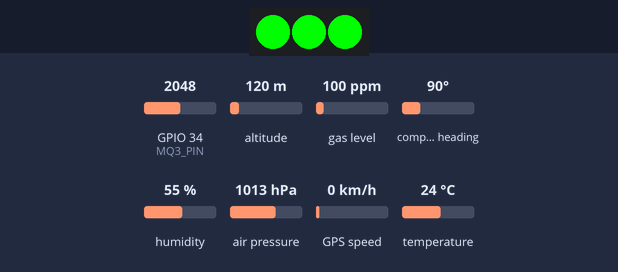
A sketch run on a simulated ESP32. On the bench: 3 RGB LEDs in strip order, left to right. The inputs (shaded band) are chosen by the test bench; at power-on: GPIO 34 (MQ3_PIN) = 2048, temperature 24 °C, altitude 120 m, gas level 100 ppm, compass heading 90°, humidity 55 %, air pressure 1013 hPa, GPS speed 0 km/h. The GPS gets a fix after 3 s at 37.7749, -122.4194 with 8 satellites; no radio packets arrive unless stated; what the sketch prints to the serial monitor is not drawn.

Above: at 11.2 s.
11.3 s: GPIO 34 (MQ3_PIN) set to 107
17.4 s: GPIO 34 (MQ3_PIN) set to 95
At 19.5 s:
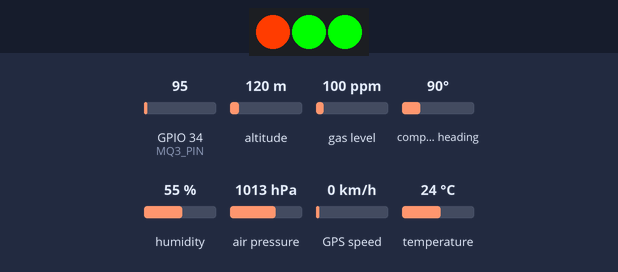
20.6 s: GPIO 34 (MQ3_PIN) set to 3972
At 22.1 s:
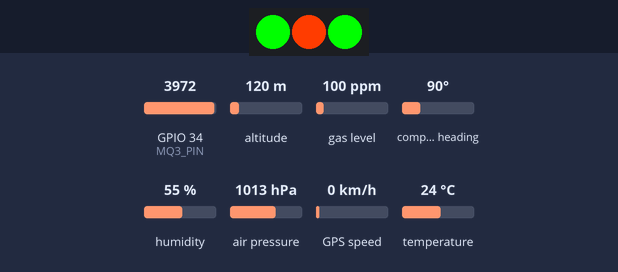
26.7 s: temperature set to 27.3 °C
30.2 s: temperature set to 28.7 °C
At 31.3 s:
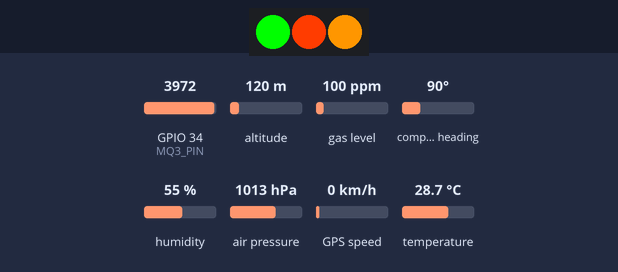
36.3 s: temperature set to 31.1 °C
39.8 s: temperature set to 32.4 °C
At 42.6 s:
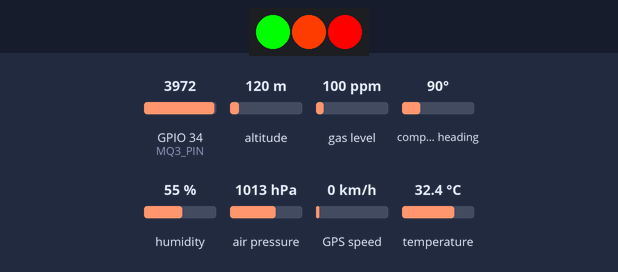
Timing chart, 0 to 46.4 s (numbered marks = the images above; inputs shaded):
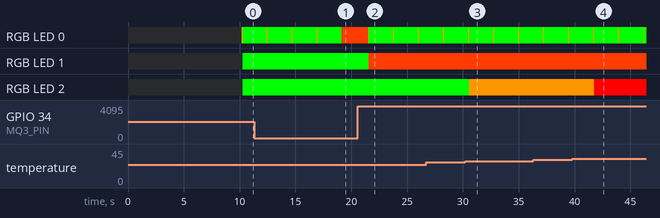

Measured:
- the behaviour switches between 101 and 100 on GPIO 34 (MQ3_PIN) (found by bisection; images 0 and 1)
- the behaviour switches between 27.9 and 28 °C on temperature (found by bisection; images 2 and 3)
- the behaviour switches between 31.9 and 32 °C on temperature (found by bisection; images 3 and 4)
- after the input at 20.6 s, RGB LED 0: alternates RGB(255, 150, 0) for 0.07 s and RGB(0, 255, 0) for 2.2 s, starting after 0.92 s; RGB LED 1: RGB(0, 255, 0) → RGB(255, 60, 0) after 0.99 s

The sketch:

nodo.ino
```cpp
#include <Wire.h>
#include <SPI.h>
#include <LoRa.h>
#include <Adafruit_Sensor.h>
#include <Adafruit_BME680.h>
#include <Adafruit_NeoPixel.h>
#include <TinyGPSPlus.h>
#include <HardwareSerial.h>
#include <vector>

#define SDA_PIN 21
#define SCL_PIN 22

#define LED_PIN 27
#define NUMPIXELS 3
Adafruit_NeoPixel pixels(NUMPIXELS, LED_PIN, NEO_GRB + NEO_KHZ800);

// Colores útiles
#define OFF      pixels.Color(0, 0, 0)
#define GREEN    pixels.Color(0, 255, 0)
#define YELLOW   pixels.Color(255, 150, 0)
#define ORANGE   pixels.Color(255, 60, 0)
#define RED      pixels.Color(255, 0, 0)

#define MISO 2
#define MOSI 5
#define SCK 18
#define SS_PIN 23     // CS LoRa
#define RST_PIN 19    // RESET LoRa
#define DI0_PIN 4     // DIO0 LoRa
#define node_id "N002"

#define MQ3_PIN 34    // Pin MQ-3
const float RL = 10000.0;
const float VCC = 3.3;
float R0 = 6000.0;         // Valor estimado de R0
const float A = -0.40;
const float B = 1.35;

Adafruit_BME680 bme;

// GPS
TinyGPSPlus gps;
HardwareSerial gpsSerial(1); // UART1
unsigned long lastGpsFix = 0;
const unsigned long gpsTimeout = 10000;

// Vector para almacenar datos
std::vector<String> dataBuffer;
const unsigned long transmissionInterval = 2000; // Intervalo de 2 segundos

void calibrarR0() {
  Serial.println("🕐 Calibrando R0... Por favor, no soples alcohol cerca");
  delay(5000);

  float sumaRs = 0.0;
  for (int i = 0; i < 50; i++) {
    int raw = analogRead(MQ3_PIN);
    float Vout = raw * (VCC / 4095.0);
    float Rs = (VCC - Vout) * RL / Vout;
    sumaRs += Rs;
    delay(100);
  }

  R0 = sumaRs / 50.0;
  Serial.print("📏 R0 calibrado: ");
  Serial.println(R0);
}

void setup() {
  Serial.begin(115200);
  while (!Serial);

  Wire.begin(SDA_PIN, SCL_PIN);
  gpsSerial.begin(9600, SERIAL_8N1, 13, 12);

  if (!bme.begin(0x76)) {
    Serial.println("❌ No se encontró BME680. Verifica conexiones.");
    while (1);
  }

  bme.setTemperatureOversampling(BME680_OS_8X);
  bme.setHumidityOversampling(BME680_OS_2X);
  bme.setPressureOversampling(BME680_OS_4X);
  bme.setIIRFilterSize(BME680_FILTER_SIZE_3);
  bme.setGasHeater(320, 150);

  SPI.begin(SCK, MISO, MOSI, SS_PIN);
  LoRa.setPins(SS_PIN, RST_PIN, DI0_PIN);
  if (!LoRa.begin(915E6)) {
    Serial.println("❌ Fallo al iniciar LoRa");
    while (true);
  }

  LoRa.setTxPower(20, PA_OUTPUT_PA_BOOST_PIN);
  LoRa.setSpreadingFactor(12);
  LoRa.setSignalBandwidth(125E3);
  LoRa.setCodingRate4(5);
  LoRa.setSyncWord(0x12);

  pixels.begin();
  pixels.clear();
  pixels.show();

  calibrarR0();

  Serial.println("✅ LoRa, BME680, NeoPixels y GPS listos");
}

String getSensorData() {
  while (gpsSerial.available()) {
    gps.encode(gpsSerial.read());
    if (gps.location.isUpdated()) {
      lastGpsFix = millis();
    }
  }

  bool gpsActivo = (millis() - lastGpsFix) < gpsTimeout;
  if (!gpsActivo) {
    Serial.println("❌ GPS no activo");
    return "";
  }

  if (!bme.performReading()) {
    Serial.println("❌ Fallo en lectura del BME680");
    return "";
  }

  int mq3_raw = analogRead(MQ3_PIN);
  Serial.print("MQ3 raw: ");
  Serial.println(mq3_raw);
  if (mq3_raw <= 100 || mq3_raw >= 4000) {
    Serial.println("❌ Lectura MQ3 inválida");
    return "";
  }

  float Vout = mq3_raw * (VCC / 4095.0);
  float Rs = (VCC - Vout) * RL / Vout;
  float ratio = Rs / R0;
  float ppm = pow(10, A * log10(ratio) + B);

  float temp = bme.temperature;
  float hum = bme.humidity;
  float pres = bme.pressure / 100.0;
  float gas = bme.gas_resistance / 1000.0;

  double lat = gps.location.lat();
  double lng = gps.location.lng();

  String mensaje = "ID: " + String(millis());
  mensaje += " | Nodo: ";
  mensaje += node_id;
  mensaje += " | Temp: " + String(temp, 1) + "°C";
  mensaje += " | Hum: " + String(hum, 1) + "%";
  mensaje += " | Pres: " + String(pres, 1) + "hPa";
  mensaje += " | Gas: " + String(gas, 1) + "kΩ";
  mensaje += " | MQ3: " + String(ppm, 1) + " ppm";
  mensaje += " | Lat: " + String(lat, 6);
  mensaje += " | Lon: " + String(lng, 6);

  return mensaje;
}

void loop() {
  String sensorData = getSensorData();
  if (sensorData == "") {
    pixels.setPixelColor(0, ORANGE);
    pixels.show();
    delay(1000);
    return;
  }

  // Enviar datos
  pixels.setPixelColor(0, YELLOW);
  pixels.show();
  LoRa.beginPacket();
  LoRa.print(sensorData);
  LoRa.endPacket();

  // Almacenar datos en el buffer
  dataBuffer.push_back(sensorData);
  Serial.println("📡 Datos enviados y almacenados: " + sensorData);

  // Actualizar LEDs según valores
  float ppm = sensorData.substring(sensorData.indexOf("MQ3: ") + 5, sensorData.indexOf(" ppm")).toFloat();
  if (ppm > 100) pixels.setPixelColor(1, RED);
  else if (ppm > 35) pixels.setPixelColor(1, ORANGE);
  else pixels.setPixelColor(1, GREEN);

  float temp = sensorData.substring(sensorData.indexOf("Temp: ") + 6, sensorData.indexOf("°C")).toFloat();
  if (temp >= 32.0) pixels.setPixelColor(2, RED);
  else if (temp >= 28.0) pixels.setPixelColor(2, YELLOW);
  else pixels.setPixelColor(2, GREEN);

  pixels.setPixelColor(0, GREEN);
  pixels.show();

  delay(transmissionInterval);
}
```
